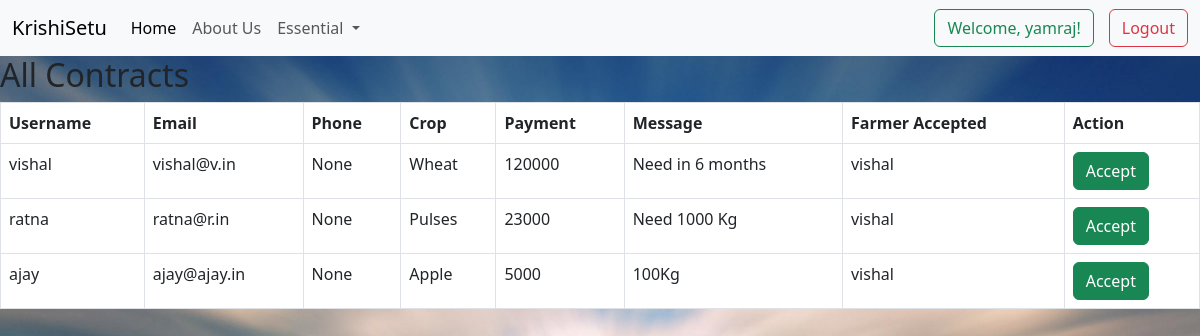
The app's page /contract_view/ (signed in) with its own data.
### setu/models.py (models this page shows, shortened)
class Contract(models.Model):
    username = models.CharField(max_length=100)
    email = models.EmailField()
    phone = models.CharField(max_length=15, blank=True, null=True)
    crop = models.CharField(max_length=100)
    payment = models.CharField(max_length=100)
    message = models.TextField()
    accepted = models.BooleanField(default=False)
    accepted_by = models.ForeignKey(
        User, null=True, blank=True, on_delete=models.SET_NULL)

### setu/views.py (the view)
# urls.py: path('contract_view/', views.contract_view, name='contract_view'),
def contract_view(request):
    contracts = Contract.objects.all()
    return render(request, 'contract_view.html', {'contracts': contracts})

### setu/templates/contract_view.html (shortened to what this page needs)
{% extends 'base.html' %}  {%block content %}
<div>
  <h2>All Contracts</h2>
  <table class="table table-bordered">
    <thead>
      <tr>
        <th>Username</th>
        <th>Email</th>
        <th>Phone</th>
        <th>Crop</th>
        <th>Payment</th>
        <th>Message</th>
        <th>Farmer Accepted</th>
        <th>Action</th>
      </tr>
    </thead>
    <tbody>
      {% for contract in contracts %}
      <tr>
        <td>{{ contract.username }}</td>
        <td>{{ contract.email }}</td>
        <td>{{ contract.phone }}</td>
        <td>{{ contract.crop }}</td>
        <td>{{ contract.payment }}</td>
        <td>{{ contract.message }}</td>
        <td>
          {% if contract.accepted %}
          {{ contract.accepted_by.username }} {% else %} No farmer has accepted
          yet. {% endif %}
        </td>
        <td>
          <form action="{% url 'accept_contract' contract.id %}" method="POST">
            <button type="submit" class="btn btn-success">Accept</button>
          </form>
        </td>
      </tr>
      {% endfor %}
    </tbody>
  </table>
</div>
{% endblock %}

### setu/templates/base.html (shortened to what this page needs)
{% load static %}
<!DOCTYPE html>
<html lang="en">
  <head>
    <link rel="stylesheet" href="{% static 'css/styles.css' %}" />
    <link href="https://cdnjs.cloudflare.com/ajax/libs/font-awesome/5.15.4/css/all.min.css" rel="stylesheet">
    <link
      href="https://cdn.jsdelivr.net/npm/bootstrap@5.3.0/dist/css/bootstrap.min.css"
      rel="stylesheet"
    />
  </head>
  <body>
    <nav class="navbar navbar-expand-lg bg-body-tertiary">
      <div class="container-fluid">
        <a class="navbar-brand" href="{% url "index" %}">KrishiSetu</a>
        <div class="collapse navbar-collapse" id="navbarSupportedContent">
          <ul class="navbar-nav me-auto mb-2 mb-lg-0">
            <li class="nav-item">
              <a class="nav-link active" aria-current="page" href="{% url "index" %}">Home</a>
            </li>
            <li class="nav-item">
              <a class="nav-link" href="{% url "about" %}">About Us</a>
            </li>
            <li class="nav-item dropdown">
              <a
                class="nav-link dropdown-toggle"
                href="#"
                role="button"
                data-bs-toggle="dropdown"
                aria-expanded="false"
              >
                Essential
              </a>
            </li>
          </ul>
          {% if user.is_authenticated %}
          <div style="overflow: hidden;">
            <div style="float: left; margin-right: 5px;">
                <button type="submit" class="btn btn-outline-success">Welcome, {{ user.username }}!</button>
            </div>
            <div style="float: right; margin-left: 10px;">
              <a class="dropdown-item" href="{% url 'logout' %}">
                <button type="submit" class="btn btn-outline-danger">Logout</button>
              </a>
            </div>
          </div>
          {% endif %}
        </div>
      </div>
    </nav>
    {% block content %}{% endblock %}
  </body>
</html>

### setu/static/css/styles.css (style rules this page uses)
body { font-family: 'Poppins', sans-serif; margin: 0; padding: 0; background-color: #deeacb68; }

### records on screen
Contract: username "vishal", email "vishal@v.in", phone "None", crop "Wheat", payment "120000", message "Need in 6 months", accepted_by.username "vishal"
Contract: username "ratna", email "ratna@r.in", phone "None", crop "Pulses", payment "23000", message "Need 1000 Kg", accepted_by.username "vishal"
Contract: username "ajay", email "ajay@ajay.in", phone "None", crop "Apple", payment "5000", message "100Kg", accepted_by.username "vishal"

### other values on screen
{{ user.username }} "yamraj"
